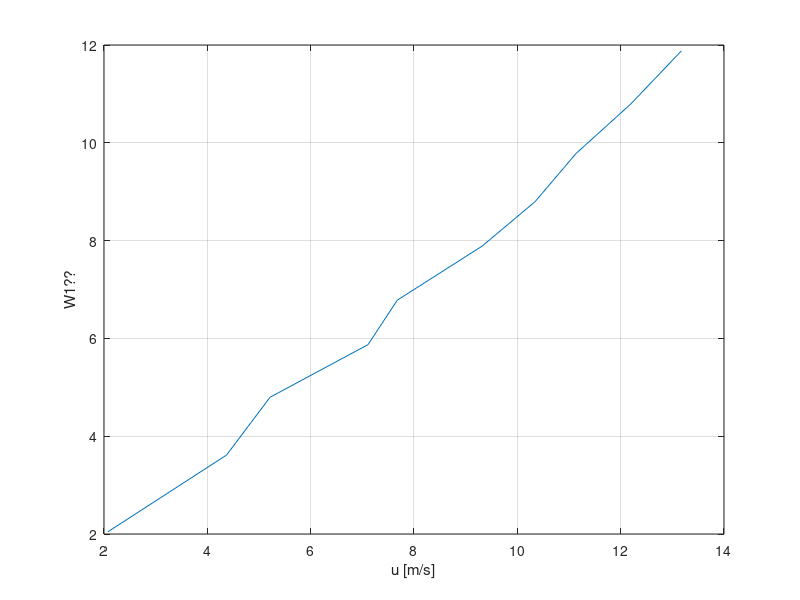
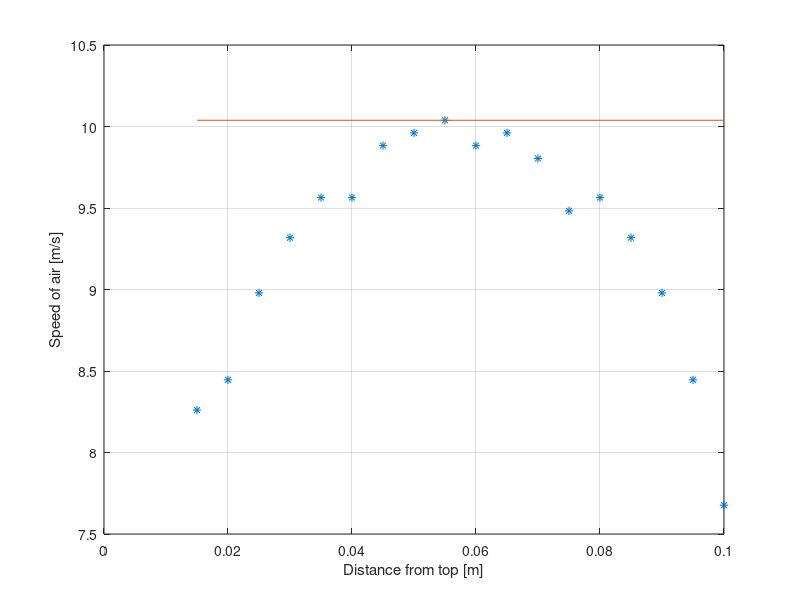
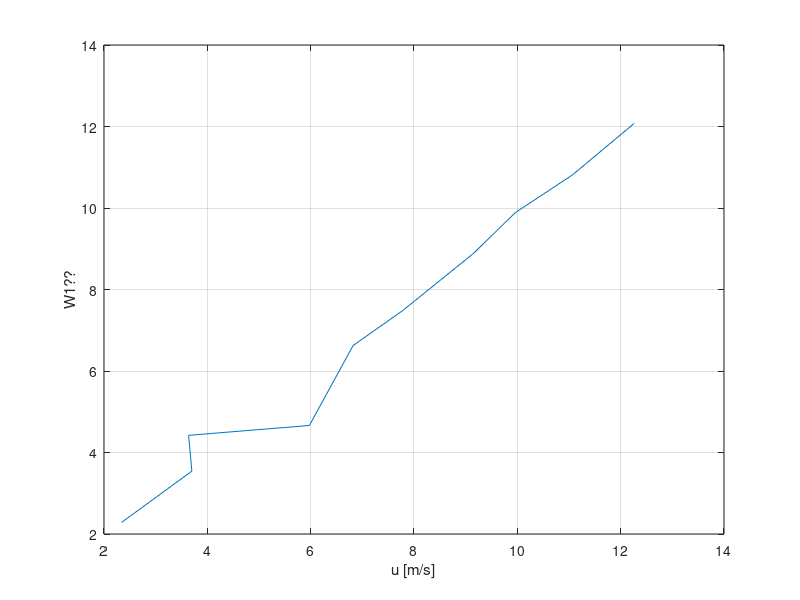

Write MATLAB code to recreate these figures, in order.
%Just adding a comment to see that git works the way I think
%I THINK IT WORKS!!

% this is the first (very wrong one) that we did
% u = [0, 10, 20, 30, 40, 50, 60];
% volt = [-108e-3, -.107e-3, -51e-3, 0.01, 0.32, 0.52, 0.81] ;%mV
clear 
close all 


%calibration
% Voltage from pitot tube at atm pressure, not sure why I called it U...
atmU = mean([-110.3, -109.9, -110.409, -110.362, -110.895, -110.484])*1e-3;
c2 = 98.8;
c1 = -c2*atmU;

% constants
rho = 1.2754;
A1 = pi*(.1/2)^2;
A2 = pi*(.05/2)^2;


% Task 1
%-------------------------------------------------------------
%-------------------------------------------------------------

u_fan = [20, 25, 30, 35, 40, 45, 50, 55, 60, 65]; %Unitless, speed of fan
pitot = [-82.6e-3, 13e-3, 65e-3, .216, .27, .45, .58, .69, .85, 1.01]; %Volts
Pdiff = [40, -590+715, 760-540, 820-490, 870-430, 950-355, 1020-280,1100-185, 1210-95, 1325+25]; %Pascal ?

Pdiff_pitot = c1+c2*pitot;

%Calc w1 and u for task 1
w1 = sqrt(2*Pdiff/rho)*A2/sqrt(A1^2-A2^2);
u = sqrt(2*Pdiff_pitot/rho);

% close all 
figure
plot(u,w1)
hold on 
grid on 
xlabel('u [m/s]')
ylabel('W1??')




%% Task 2
%-------------------------------------------------------------
%-------------------------------------------------------------
% close all
dist = [15, 20, 25, 30, 35, 40, 45, 50, 55, 60, 65, 70, 75, 80, 85, 90, 95, 100]*1e-3; %Distance from top of tube in m
volt2 = [.33, .35, .41, .45, .48, .48, .52, .53, .54, .52, .53, .51, .47, .48, .45, .41, .35, .27]; %Volt from pitot tube


Pdiff_pitot = c1+c2*volt2;
u = sqrt(2*Pdiff_pitot/rho);

figure
plot(dist,u,'*')
hold on
grid on 
xlabel('Distance from top [m]')
ylabel('Speed of air [m/s]')

% extra measurement in the middle of the tube to see if it was really asymmetric
dist_middle = 50e-3;
volt_middle = mean([56.7, 62.1,53.0,51.8,43.5, 49.7])*1e-2;
% plot(dist_middle,volt_middle,'r*')
% uniform flow
plot(dist,ones(1,length(dist))*max(u))
% plot laminar flow here as well (otto or johannes has theoretiucal solution?)





%% Task 3 , redo task 1 with pitot tube in the back
%-------------------------------------------------------------
%-------------------------------------------------------------
u_fan2 = [20, 25, 30, 35, 40, 45, 50, 55, 60, 65]; %Unitless, speed of fan
Pdiff2 = [675-625, 710-590, 740-553, 705-497, 860-440, 915-380, 1025-270, 1115-180, 1205-87, 1345+50]; %Pascal ? 
pitot2 = [-.075, -.022, -.025, .12, .19, .28, .43, .53, .68, .86]; % Volt



Pdiff_pitot2 = c1+c2*pitot2;

%same calculations as task 1 (literally copy-pasted)
w1_2 = sqrt(2*Pdiff2/rho)*A2/sqrt(A1^2-A2^2);
u2 = sqrt(2*Pdiff_pitot2/rho);



% close all 
figure
plot(u2,w1_2)
hold on 
grid on 
xlabel('u [m/s]')
ylabel('W1??')




